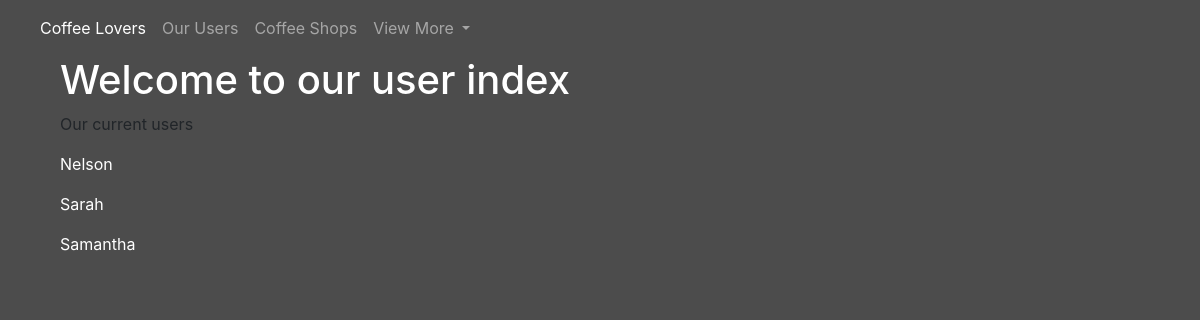
/index, run on the app's committed database.
### website/models.py (models this page shows, shortened)
class User(db.Model, UserMixin):
    __tablename__ = 'users'
    __table_args__ = {'extend_existing': True}
    id = db.Column(db.Integer, primary_key=True)
    email = db.Column(db.String(80), unique=True)
    password = db.Column(db.String(120))
    name = db.Column(db.String(80))
    locations = db.relationship('Shops', secondary=locationsTable, lazy='subquery',
                                backref=db.backref('users', lazy=True))

### website/views.py (the view)
@views.route('/index')
def index():
    count = len(User.query.all())
    people = User.query.all()
    return render_template("index.html", users=count, lstOfUsers=people, user=current_user)

### website/templates/index.html (shortened to what this page needs)
{% extends "base.html" %}
{% block content%}
<div class="container-fluid">
    <h1 style="color:white; font-size=300%;">Welcome to our user index </h1>
</div>
<div class="container" align="left" >
    <p > Our current users </p>
    {% for user in lstOfUsers %}
    <p style="color:white"> {{ user.name }}</p>
    {% endfor %}
</div>
{% endblock%}

### data on the page
User: name "Nelson"
User: name "Sarah"
User: name "Samantha"
